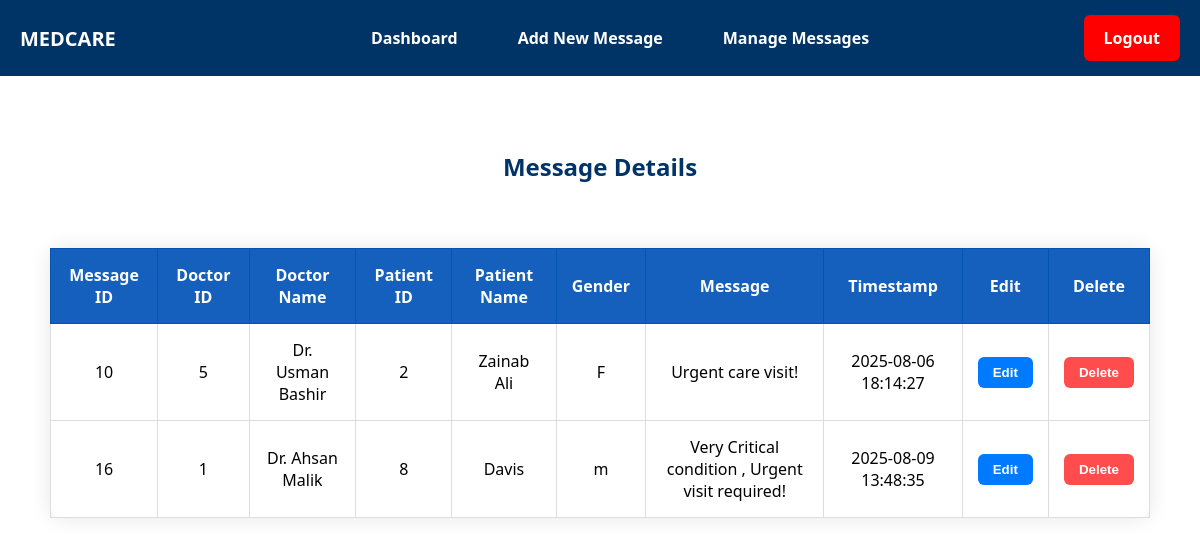
Page /view_message.php on the committed database.
### tables this page shows
CREATE TABLE `message` (
  `msg_id` int(11) NOT NULL,
  `description` text DEFAULT NULL,
  `doc_id` int(11) DEFAULT NULL,
  `pat_id` int(11) DEFAULT NULL,
  `timestamp` timestamp NOT NULL DEFAULT current_timestamp()
);

CREATE TABLE `doctor` (
  `doc_id` int(11) NOT NULL,
  `name` varchar(30) NOT NULL,
  `username` varchar(30) NOT NULL,
  `password` varchar(15) NOT NULL,
  `gender` varchar(1) NOT NULL,
  `specialization` varchar(100) NOT NULL,
  `email` varchar(100) NOT NULL
);

CREATE TABLE `patient` (
  `pat_id` int(11) NOT NULL,
  `Name` varchar(30) NOT NULL,
  `Age` int(11) NOT NULL,
  `Gender` varchar(1) NOT NULL,
  `Medical_Condition` text DEFAULT NULL,
  `SSN` int(11) NOT NULL,
  `Srs_Level` varchar(50) NOT NULL,
  `Police_Case` tinyint(1) DEFAULT 0
);

### view_message.php (the view, shortened to what this page needs)
<?php
require 'connection.php';
$sql = "SELECT m.msg_id, m.doc_id, m.pat_id, m.description, m.timestamp,
               d.name AS doctor_name, p.Name AS patient_name
        FROM message m
        INNER JOIN Doctor d ON m.doc_id = d.doc_id
        INNER JOIN Patient p ON m.pat_id = p.pat_id";
$result = $conn->query($sql);
if ($result->num_rows > 0) {
    echo "<h2>Message Details</h2>";
    echo "<table>
    <tr>
    <th>Message ID</th>
    <th>Doctor ID</th>
    <th>Doctor Name</th>
    <th>Patient ID</th>
    <th>Patient Name</th>
    <th>Gender</th>
    <th>Message</th>
    <th>Timestamp</th>
    <th>Edit</th>
    <th>Delete</th>
    </tr>";
    while($row = $result->fetch_assoc()){
        $pat_id = $row['pat_id'];
        $sql_gender = "SELECT Gender FROM Patient WHERE pat_id = '$pat_id'";
        $gender_result = $conn->query($sql_gender);
        if ($gender_result->num_rows > 0) {
            $gender_row = $gender_result->fetch_assoc();
            $gender = $gender_row['Gender'];
        } else {
            $gender = "N/A";
        }
        echo "<tr>
        <td>" . $row['msg_id'] . "</td>
        <td>" . $row['doc_id'] . "</td>
        <td>" . $row['doctor_name'] . "</td>
        <td>" . $row['pat_id'] . "</td>
        <td>" . $row['patient_name'] . "</td>
        <td>" . $gender . "</td>
        <td>" . $row['description'] . "</td>
        <td>" . $row['timestamp'] . "</td>
        <td>
        <a href='edit_message.php?msg_id=" . $row['msg_id'] . "'><button class='button button-edit'>Edit</button></a>
        </td>
        <td>
        <a href='delete_message.php?msg_id=" . $row['msg_id'] . "'><button class='button button-delete'>Delete</button></a>
        </td>
        </tr>";
    }
    echo "</table>";
} else {
    echo "<br><br><br><br><br><br><br>";
    echo "<h3><center>❌ No Messages Found </center></h3>";
    exit();
}
?>
<!DOCTYPE html>
<html lang="en">
<head>
</head>
<body>
<div class="navbar">
    <div class="logo">
        <span>MEDCARE</span>
    </div>
    <div class="menu">
        <a href="admin.php" class="dashboard">Dashboard</a>
        <a href="adminSendMessage.php" class="add-new-message">Add New Message</a>
        <a href="view_message.php" class="manage-messages">Manage Messages</a>
    </div>
    <a href="logout.php" class="logout">Logout</a>
</div>
</body>
</html>

### view_message.php (style rules this page uses)
body { font-family: 'Segoe UI', sans-serif; margin: 0; padding: 50px; background-color: white; }
h2 { text-align: center; color: #003366; margin-bottom: 65px; margin-top: 100px; }
table { width: 100%; border-collapse: collapse; margin-top: 20px; border-radius: 12px; box-shadow: 0 0 20px rgba(0, 0, 0, 0.1); background-color: white; }
th, td { padding: 15px; text-align: center; border: 1px solid #ddd; }
th { background-color: #1560BD; color: white; border: 1px solid #0056b3; }
.button { padding: 8px 15px; text-align: center; border-radius: 6px; cursor: pointer; font-weight: bold; text-decoration: none; display: inline-block; }
.button-edit { background-color: #007bff; color: white; border: none; transition: 0.3s; }
.button-delete { background-color: #ff4d4d; color: white; border: none; transition: 0.3s; }
.navbar { background-color: #003366; padding: 15px 20px; display: flex; justify-content: center; align-items: center; position: fixed; top: 0; left: 0; right: 0; z-index: 10; width: 100%; }
.navbar .logo { position: absolute; left: 20px; font-size: 20px; font-weight: bold; color: white; }
.navbar .menu { display: flex; gap: 20px; justify-content: center; width: 100%; text-align: center; }
.navbar .menu a { color: white; text-decoration: none; padding: 12px 20px; font-size: 16px; font-weight: bold; border-radius: 6px; transition: all 0.3s ease; position: relative; }
.navbar .menu a::after { content: ''; position: absolute; width: 0%; height: 3px; bottom: 0; left: 50%; background: white; border-radius: 2px; transition: all 0.4s ease-in-out; transform: translateX(-50%); }
.navbar .logout { position: absolute; right: 60px; color: white; font-weight: bold; padding: 12px 20px; border-radius: 6px; transition: background-color 0.3s ease; font-size: 16px; text-decoration: none; background-color: red; }

### rows in the picture
message: msg_id "10", doc "5", doc.name "Dr. Usman Bashir", pat "2", pat.Name "Zainab Ali", pat.Gender "F", description "Urgent care visit!", timestamp "2025-08-06 18:14:27"
message: msg_id "16", doc "1", doc.name "Dr. Ahsan Malik", pat "8", pat.Name "Davis", pat.Gender "m", description "Very Critical condition , Urgent visit required!", timestamp "2025-08-09 13:48:35"
